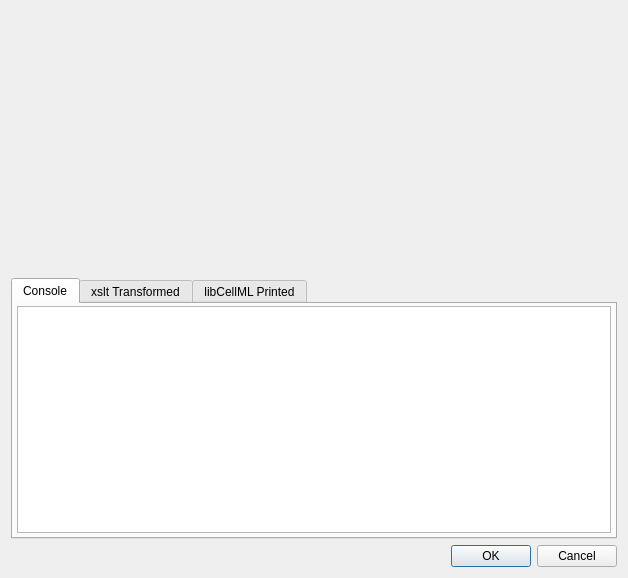
<?xml version="1.0" encoding="UTF-8"?>
<ui version="4.0">
 <class>ConversionDialog</class>
 <widget class="QDialog" name="ConversionDialog">
  <property name="geometry">
   <rect>
    <x>0</x>
    <y>0</y>
    <width>628</width>
    <height>578</height>
   </rect>
  </property>
  <property name="windowTitle">
   <string>CellML Conversion Tool</string>
  </property>
  <layout class="QVBoxLayout" name="verticalLayout_3">
   <item>
    <widget class="DropArea" name="labelDropTarget">
     <property name="sizePolicy">
      <sizepolicy hsizetype="Preferred" vsizetype="Expanding">
       <horstretch>0</horstretch>
       <verstretch>0</verstretch>
      </sizepolicy>
     </property>
     <property name="acceptDrops">
      <bool>true</bool>
     </property>
     <property name="text">
      <string>&lt;drop CellML 1.0 or CellML 1.1 model&gt;</string>
     </property>
     <property name="alignment">
      <set>Qt::AlignCenter</set>
     </property>
    </widget>
   </item>
   <item>
    <widget class="QTabWidget" name="tabWidget">
     <property name="currentIndex">
      <number>0</number>
     </property>
     <widget class="QWidget" name="tabConsole">
      <attribute name="title">
       <string>Console</string>
      </attribute>
      <layout class="QHBoxLayout" name="horizontalLayout_2">
       <property name="leftMargin">
        <number>4</number>
       </property>
       <property name="topMargin">
        <number>2</number>
       </property>
       <property name="rightMargin">
        <number>4</number>
       </property>
       <property name="bottomMargin">
        <number>4</number>
       </property>
       <item>
        <widget class="QTextEdit" name="textEditReport"/>
       </item>
      </layout>
     </widget>
     <widget class="QWidget" name="tabTransformed">
      <attribute name="title">
       <string>xslt Transformed</string>
      </attribute>
      <layout class="QVBoxLayout" name="verticalLayout">
       <property name="leftMargin">
        <number>4</number>
       </property>
       <property name="topMargin">
        <number>2</number>
       </property>
       <property name="rightMargin">
        <number>4</number>
       </property>
       <property name="bottomMargin">
        <number>4</number>
       </property>
       <item>
        <widget class="QPlainTextEdit" name="plainTextEditXslt"/>
       </item>
       <item>
        <widget class="QFrame" name="frameXsltTransformed">
         <property name="frameShape">
          <enum>QFrame::StyledPanel</enum>
         </property>
         <property name="frameShadow">
          <enum>QFrame::Raised</enum>
         </property>
         <layout class="QHBoxLayout" name="horizontalLayout_3">
          <property name="leftMargin">
           <number>0</number>
          </property>
          <property name="topMargin">
           <number>0</number>
          </property>
          <property name="rightMargin">
           <number>12</number>
          </property>
          <property name="bottomMargin">
           <number>0</number>
          </property>
          <item>
           <widget class="QLabel" name="labelOutputFileXsltTransformed">
            <property name="text">
             <string>Output file:</string>
            </property>
           </widget>
          </item>
          <item>
           <widget class="QLineEdit" name="lineEditOutputFileXsltTransformed"/>
          </item>
          <item>
           <widget class="QPushButton" name="pushButtonOutputFileXsltTransformed">
            <property name="text">
             <string>...</string>
            </property>
           </widget>
          </item>
          <item>
           <widget class="QPushButton" name="pushButtonOutputSaveXsltTransformed">
            <property name="text">
             <string>Save</string>
            </property>
           </widget>
          </item>
         </layout>
        </widget>
       </item>
      </layout>
     </widget>
     <widget class="QWidget" name="tabPrinted">
      <attribute name="title">
       <string>libCellML Printed</string>
      </attribute>
      <layout class="QVBoxLayout" name="verticalLayout_2">
       <property name="leftMargin">
        <number>4</number>
       </property>
       <property name="topMargin">
        <number>2</number>
       </property>
       <property name="rightMargin">
        <number>4</number>
       </property>
       <property name="bottomMargin">
        <number>4</number>
       </property>
       <item>
        <widget class="QPlainTextEdit" name="plainTextEditLibCellMLPrinted"/>
       </item>
       <item>
        <widget class="QFrame" name="frameLibCellMLPrinted">
         <property name="frameShape">
          <enum>QFrame::StyledPanel</enum>
         </property>
         <property name="frameShadow">
          <enum>QFrame::Raised</enum>
         </property>
         <layout class="QHBoxLayout" name="horizontalLayout_4">
          <property name="leftMargin">
           <number>0</number>
          </property>
          <property name="topMargin">
           <number>0</number>
          </property>
          <property name="rightMargin">
           <number>12</number>
          </property>
          <property name="bottomMargin">
           <number>0</number>
          </property>
          <item>
           <widget class="QLabel" name="labelOutputFileLibCellMLPrinted">
            <property name="text">
             <string>Output file:</string>
            </property>
           </widget>
          </item>
          <item>
           <widget class="QLineEdit" name="lineEditOutputFileLibCellMLPrinted"/>
          </item>
          <item>
           <widget class="QPushButton" name="pushButtonOutputFileLibCellMLPrinted">
            <property name="text">
             <string>...</string>
            </property>
           </widget>
          </item>
          <item>
           <widget class="QPushButton" name="pushButtonOutputSaveLibCellMLPrinted">
            <property name="text">
             <string>Save</string>
            </property>
           </widget>
          </item>
         </layout>
        </widget>
       </item>
      </layout>
     </widget>
    </widget>
   </item>
   <item>
    <widget class="QDialogButtonBox" name="buttonBox">
     <property name="orientation">
      <enum>Qt::Horizontal</enum>
     </property>
     <property name="standardButtons">
      <set>QDialogButtonBox::Cancel|QDialogButtonBox::Ok</set>
     </property>
    </widget>
   </item>
  </layout>
 </widget>
 <customwidgets>
  <customwidget>
   <class>DropArea</class>
   <extends>QLabel</extends>
   <header>droparea.h</header>
  </customwidget>
 </customwidgets>
 <resources/>
 <connections>
  <connection>
   <sender>buttonBox</sender>
   <signal>accepted()</signal>
   <receiver>ConversionDialog</receiver>
   <slot>accept()</slot>
   <hints>
    <hint type="sourcelabel">
     <x>248</x>
     <y>254</y>
    </hint>
    <hint type="destinationlabel">
     <x>157</x>
     <y>274</y>
    </hint>
   </hints>
  </connection>
  <connection>
   <sender>buttonBox</sender>
   <signal>rejected()</signal>
   <receiver>ConversionDialog</receiver>
   <slot>reject()</slot>
   <hints>
    <hint type="sourcelabel">
     <x>316</x>
     <y>260</y>
    </hint>
    <hint type="destinationlabel">
     <x>286</x>
     <y>274</y>
    </hint>
   </hints>
  </connection>
 </connections>
</ui>
